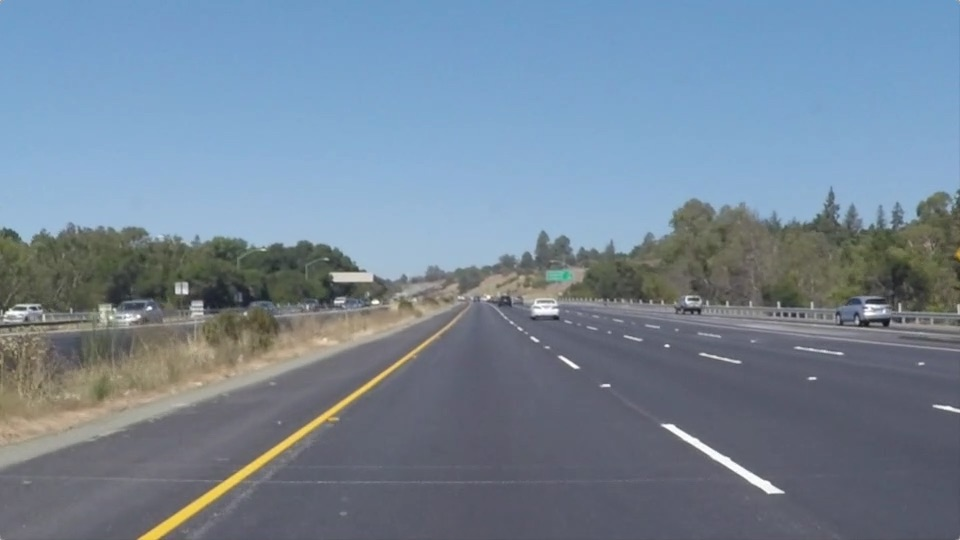
#> input picture Homework/HW 4 - 0316/data/YW2.jpg, 960 x 540 px, found by its file name
$ python '홍영욱.py'
#> lines starting #> are read from the running program, lines starting #| are printed output that depends on the picture; after the words box and inside, x2 and y2 are one past the last pixel; in counts of white or black regions, pixels touching at a corner belong together

import cv2
import numpy as np


def grayscale(img):  # 흑백이미지로 변환
    return cv2.cvtColor(img, cv2.COLOR_RGB2GRAY)


def canny(img, low_threshold, high_threshold):  # Canny 알고리즘
    return cv2.Canny(img, low_threshold, high_threshold)


def gaussian_blur(img, kernel_size):  # 가우시안 필터
    return cv2.GaussianBlur(img, (kernel_size, kernel_size), 0)


def region_of_interest(img, vertices, color3=(255, 255, 255), color1=255):  # ROI 셋팅

    mask = np.zeros_like(img)  # img 크기와 같은 마스크를 만듬.

    if len(img.shape) > 2:  # Color 이미지(3채널)라면 :
        color = color3
    else:  # 흑백 이미지(1채널)라면 :
        color = color1

    # vertices의 점으로 이뤄진 도형을 color로 채움
    cv2.fillPoly(mask, vertices, color)

    # 이미지와 color로 채워진 ROI를 합침
    ROI_image = cv2.bitwise_and(img, mask)
    return ROI_image


def draw_linesr(img, lines, color=[0, 0, 255], thickness=2):  # 빨강선 그리기
    for line in lines:
        for x1, y1, x2, y2 in line:
            cv2.line(img, (x1, y1), (x2, y2), color, thickness)

def draw_linesl(img, lines, color=[255, 0, 0], thickness=2):  # 파랑선 그리기
    for line in lines:
        for x1, y1, x2, y2 in line:
            cv2.line(img, (x1, y1), (x2, y2), color, thickness)


def hough_linesr(img, rho, theta, threshold, min_line_len, max_line_gap):  # 왼쪽 허프 변환
    lines = cv2.HoughLinesP(img, rho, theta, threshold, np.array([]), minLineLength=min_line_len,
                            maxLineGap=max_line_gap)
    line_img = np.zeros((img.shape[0], img.shape[1], 3), dtype=np.uint8)
    draw_linesr(line_img, lines)

    return line_img

def hough_linesl(img, rho, theta, threshold, min_line_len, max_line_gap):  # 오른쪽 허프 변환
    lines = cv2.HoughLinesP(img, rho, theta, threshold, np.array([]), minLineLength=min_line_len,
                            maxLineGap=max_line_gap)
    line_img = np.zeros((img.shape[0], img.shape[1], 3), dtype=np.uint8)
    draw_linesl(line_img, lines)

    return line_img

def weighted_img(img, initial_img, α=1, β=1., λ=0.):  # 두 이미지 operlap 하기
    return cv2.addWeighted(initial_img, α, img, β, λ)


image = cv2.imread('YW2.jpg')
#> image is the input picture: shape (540, 960, 3); mean B, G, R 150.8, 133.6, 116.5
height, width = image.shape[:2]
#> height = 540; width = 960

gray_img = grayscale(image)  # 흑백이미지로 변환
#> in grayscale, `return cv2.cvtColor(img, cv2.COLOR_RGB2GRAY)`:
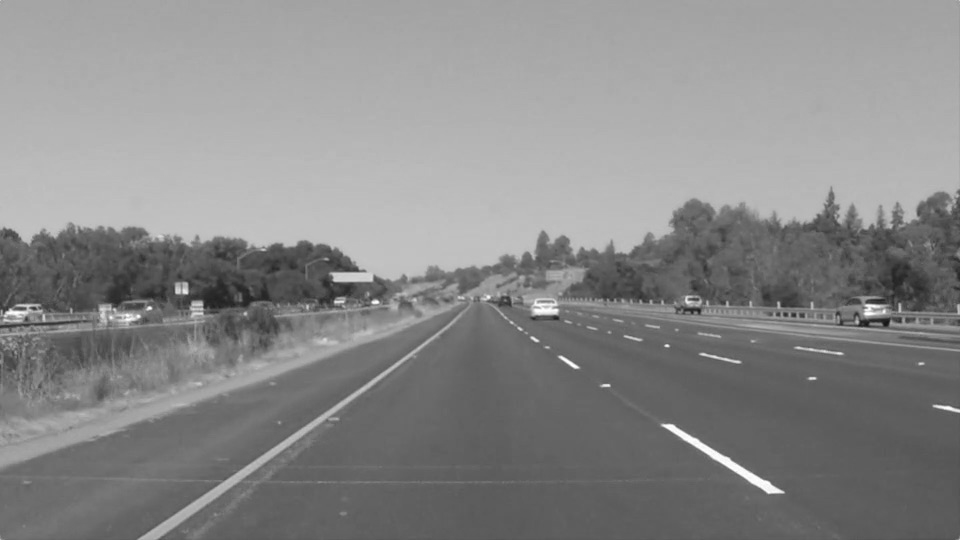
#> returned value: shape (540, 960); min 20, max 255, mean 136.8

blur_img = gaussian_blur(gray_img, 3)  # Blur 효과주기

canny_img = canny(blur_img, 70, 210)  # Canny edge 알고리즘
#> in canny, `return cv2.Canny(img, low_threshold, high_threshold)`:
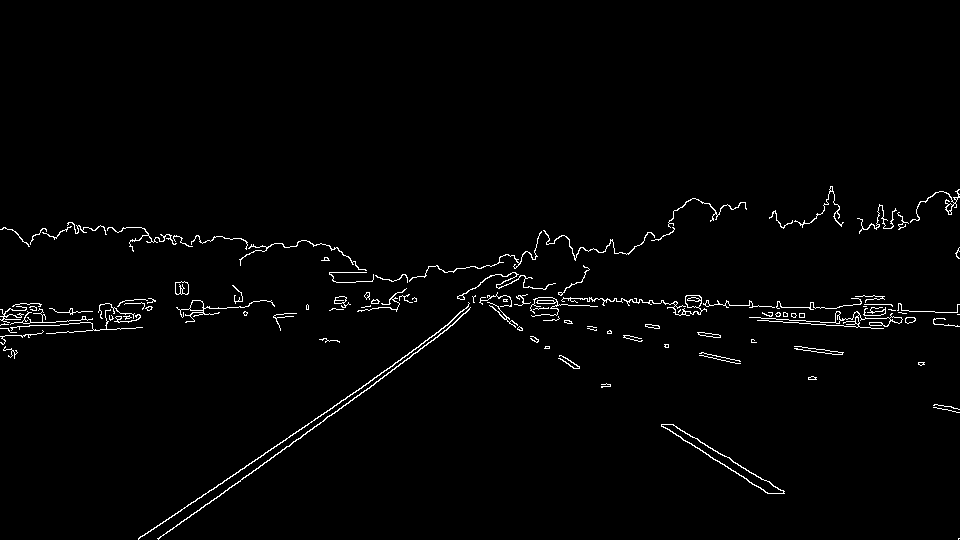
#> returned value: shape (540, 960); 1.6% white in thin lines or dots, all inside (x1, y1, x2, y2) = (0, 186, 960, 540)

verticesleft = np.array(
    [[(50, height), (width / 2, height / 2 + 40), (width / 2, height / 2 + 40), (width/2, height)]],
    dtype=np.int32)
ROI_imgleft = region_of_interest(canny_img, verticesleft)  # 왼쪽 interest한 부분 ROI 설정하기
#> in region_of_interest, `cv2.fillPoly(mask, vertices, color)`:
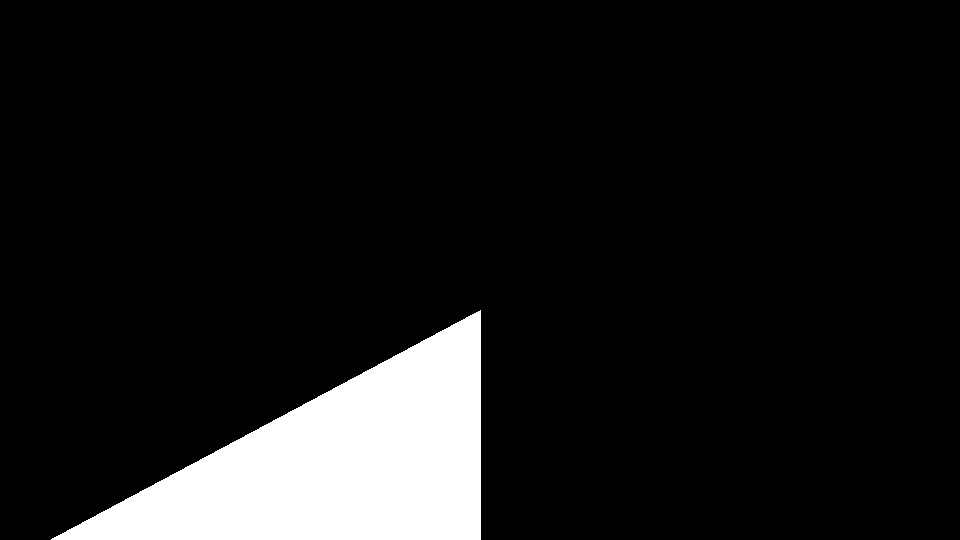
#> mask: shape (540, 960); 9.6% white; 1 white region, box (x1, y1, x2, y2) and area: (51, 310, 481, 540) 49665
#> in region_of_interest, `ROI_image = cv2.bitwise_and(img, mask)`:
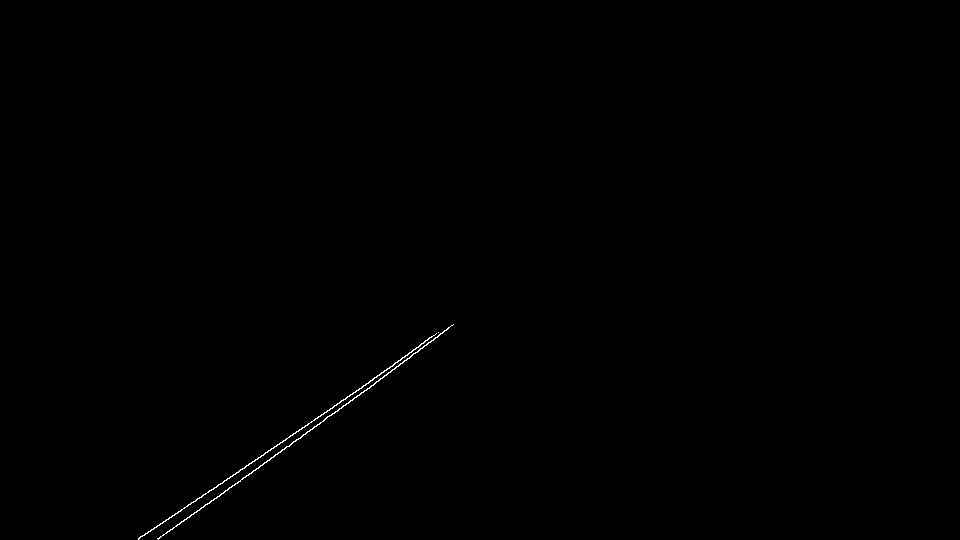
#> ROI_image: shape (540, 960); 0.19% white in thin lines or dots, all inside (x1, y1, x2, y2) = (138, 324, 454, 540)

hough_imgr = hough_linesr(ROI_imgleft, 1, 1 * np.pi / 180, 30, 10, 20)  # 허프 변환
#> in hough_linesr, `lines = cv2.HoughLinesP(img, rho, theta, threshold, np.array([]), minL..`: lines = [[138, 539, 307, 425], [189, 517, 437, 337], [138, 538, 372, 380], [435, 337, 452, 325], [370, 380, 400, 360], [158, 538, 229, 487], [158, 539, 354, 397], [356, 390, 386, 370], [381, 372, 427, 340], [337, 411, 453, 324]]
#> the loop in draw_linesr, `for line in lines:` made 10 passes


verticesright = np.array(
    [[(width / 2+50, height), (width / 2+50, height / 2 + 40), (width / 2, height / 2 + 40), (width, height)]],
    dtype=np.int32)
ROI_imgright = region_of_interest(canny_img, verticesright)  # 오른쪽 interest한 부분 ROI 설정하기
#> call 2 of region_of_interest, with vertices = array of shape (1, 4, 2), color3 = (255, 255, 255), color1 = 255
#> in region_of_interest (call 2), `cv2.fillPoly(mask, vertices, color)`:
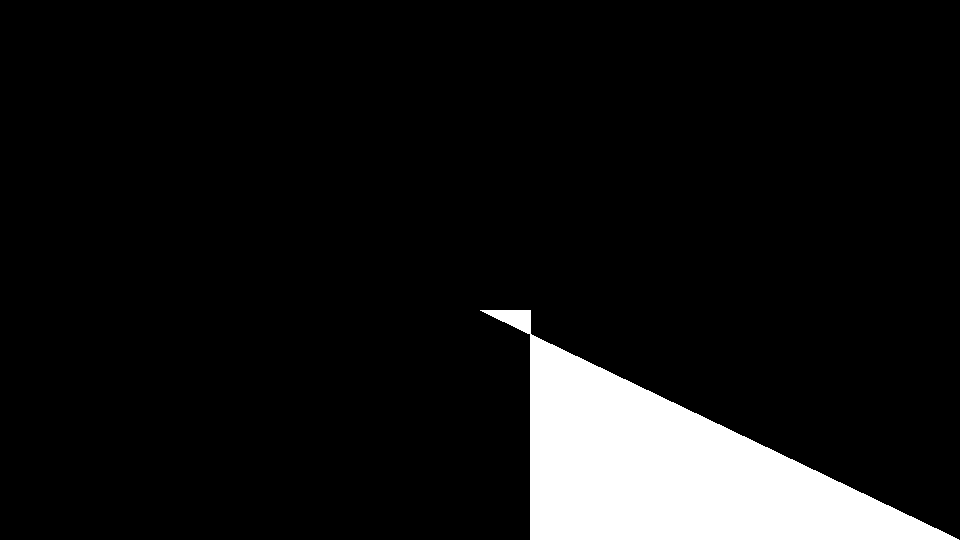
#> mask: shape (540, 960); 8.7% white; 1 white region, box (x1, y1, x2, y2) and area: (480, 310, 959, 540) 45071
#> in region_of_interest (call 2), `ROI_image = cv2.bitwise_and(img, mask)`:
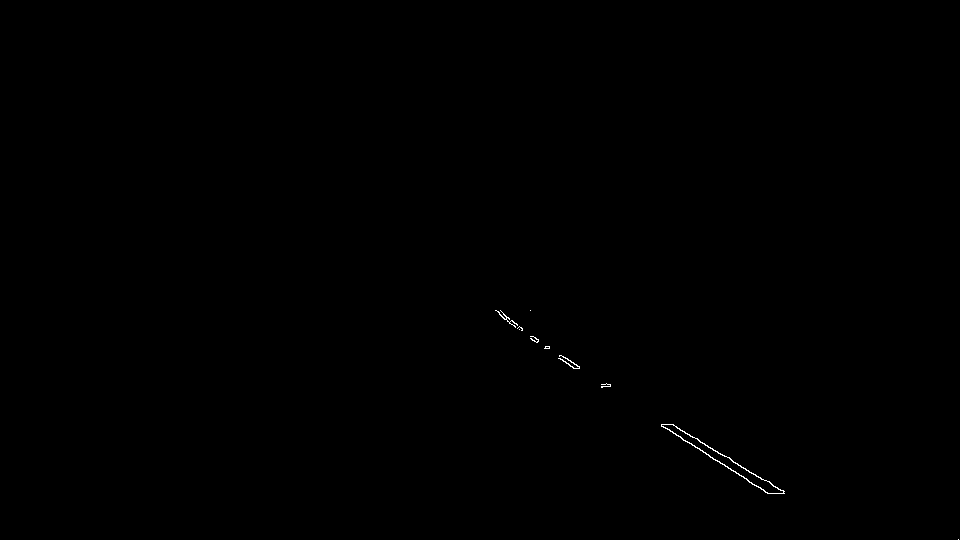
#> ROI_image: shape (540, 960); 0.11% white in thin lines or dots, all inside (x1, y1, x2, y2) = (495, 310, 959, 540)
hough_imgl = hough_linesl(ROI_imgright, 1, 1 * np.pi / 180, 30, 10, 20)
#> in hough_linesl, `lines = cv2.HoughLinesP(img, rho, theta, threshold, np.array([]), minL..`: lines = [[672, 424, 783, 493], [719, 461, 767, 493], [691, 443, 754, 485], [661, 425, 683, 440], [724, 455, 783, 491], [661, 424, 720, 463], [500, 315, 579, 367], [503, 314, 573, 368], [503, 318, 577, 366]]
#> the loop in draw_linesl, `for line in lines:` made 9 passes
results = weighted_img(hough_imgl, hough_imgr) # 두 선 합치기
result = weighted_img(results,image) # 원본 이미지에 선 합치기


cv2.imshow('result', result)  # 결과 이미지 출력
cv2.waitKey(0)

$ run again, with Homework/HW 4 - 0316/data/WW1.jpg copied over Homework/HW 4 - 0316/data/YW2.jpg
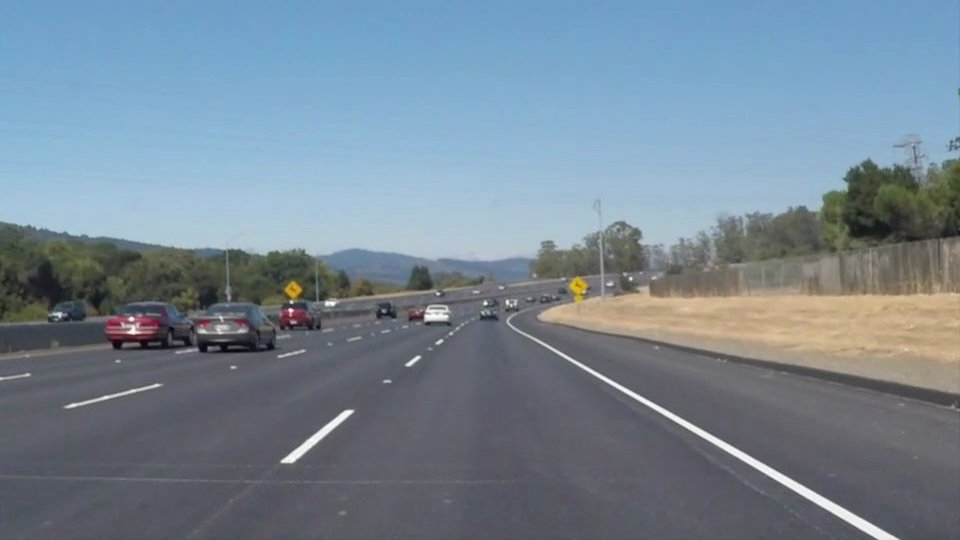
#> input picture Homework/HW 4 - 0316/data/WW1.jpg, 960 x 540 px, found by its file name
#> image is the input picture: shape (540, 960, 3); mean B, G, R 148.1, 134.5, 118.5
#> in canny, `return cv2.Canny(img, low_threshold, high_threshold)`:
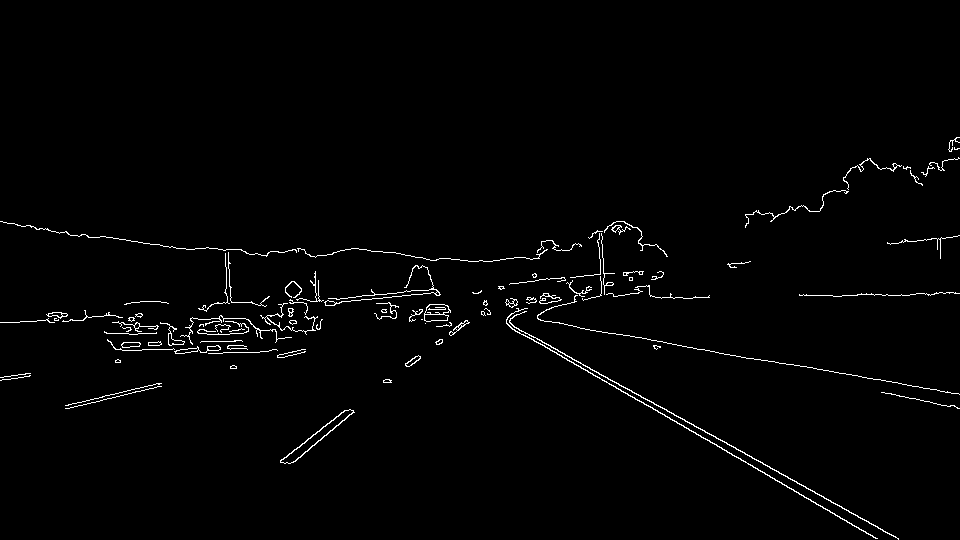
#> returned value: shape (540, 960); 1.5% white in thin lines or dots, all inside (x1, y1, x2, y2) = (0, 137, 960, 540)
#> mask: shape (540, 960); 9.6% white; 1 white region, box (x1, y1, x2, y2) and area: (51, 310, 481, 540) 49665
#> ROI_image: shape (540, 960); 0.08% white in thin lines or dots, all inside (x1, y1, x2, y2) = (280, 320, 470, 464)
#> in hough_linesr, `lines = cv2.HoughLinesP(img, rho, theta, threshold, np.array([]), minL..`: lines = [[293, 462, 353, 412], [280, 461, 320, 430], [383, 381, 461, 322], [280, 460, 309, 438], [385, 382, 468, 322], [390, 382, 420, 358], [317, 431, 345, 410], [389, 382, 465, 320]]
#> the loop in draw_linesr, `for line in lines:` made 8 passes
#> mask: shape (540, 960); 8.7% white; 1 white region, box (x1, y1, x2, y2) and area: (480, 310, 959, 540) 45071
#> in region_of_interest (call 2), `ROI_image = cv2.bitwise_and(img, mask)`:
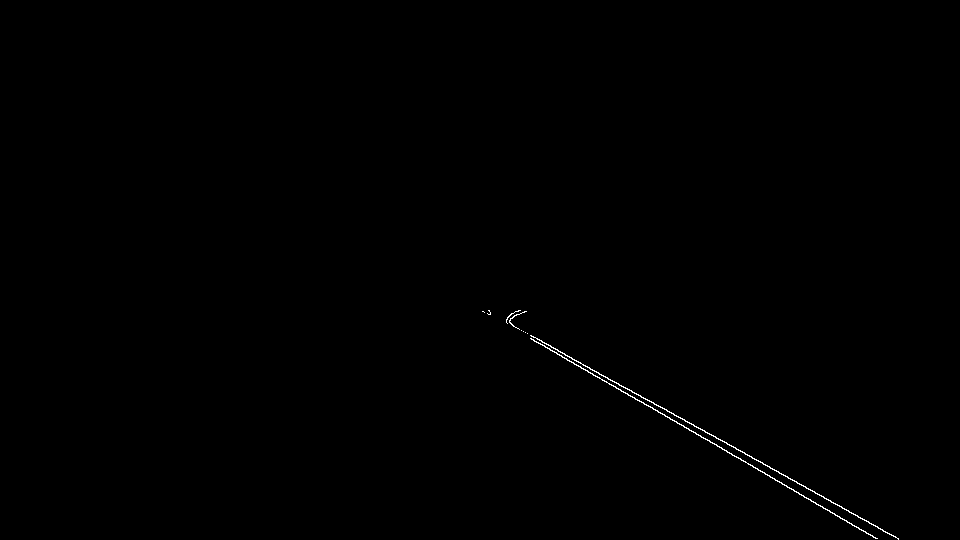
#> ROI_image: shape (540, 960); 0.23% white in thin lines or dots, all inside (x1, y1, x2, y2) = (482, 310, 899, 540)
#> in hough_linesl, `lines = cv2.HoughLinesP(img, rho, theta, threshold, np.array([]), minL..`: lines = [[490, 312, 898, 538], [531, 339, 876, 538], [531, 338, 877, 538]]
#> the loop in draw_linesl, `for line in lines:` made 3 passes
